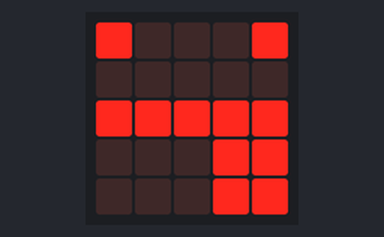
Bench run of a program on a simulated BBC micro:bit (MakeCode). Shown: the board's 5×5 LED display.

Above: at 0.1 s.
At 0.7 s:
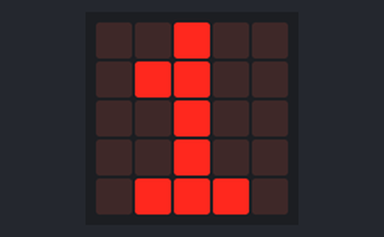
At 1.5 s:
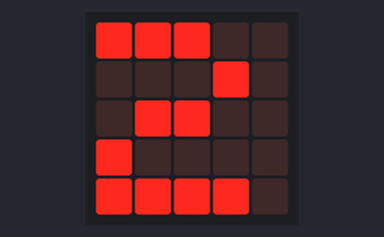
At 2.4 s:
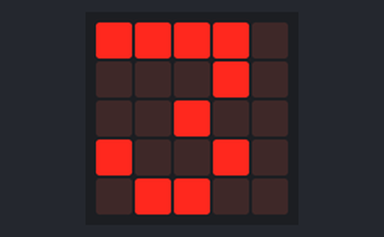
At 3.2 s:
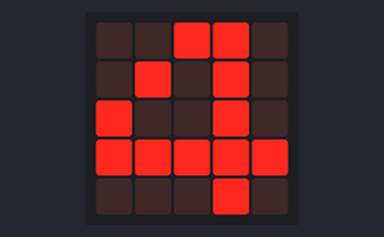
At 4.1 s:
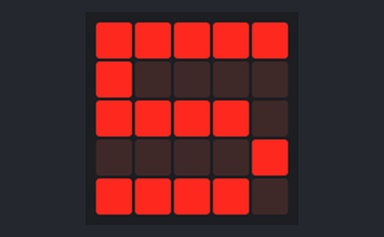

The program:

main.ts
```typescript
basic.showIcon(IconNames.Silly)
basic.forever(function () {
    basic.showNumber(1)
    basic.pause(100)
    basic.showNumber(2)
    basic.pause(100)
    basic.showNumber(3)
    basic.pause(100)
    basic.showNumber(4)
    basic.pause(100)
    basic.showNumber(5)
})
```

test.ts
```typescript
// testes vão aqui; isto não será compilado quando este pacote for usado como uma extensão.
```

Measured:
- by itself, everything shown: repeats every 4.2 s, in 5 steps
- what the display in image 1 shows lasts 0.9 s, from 0.6 s to 1.5 s
- what the display in image 5 shows lasts 0.8 s, from 4.0 s to 4.8 s
